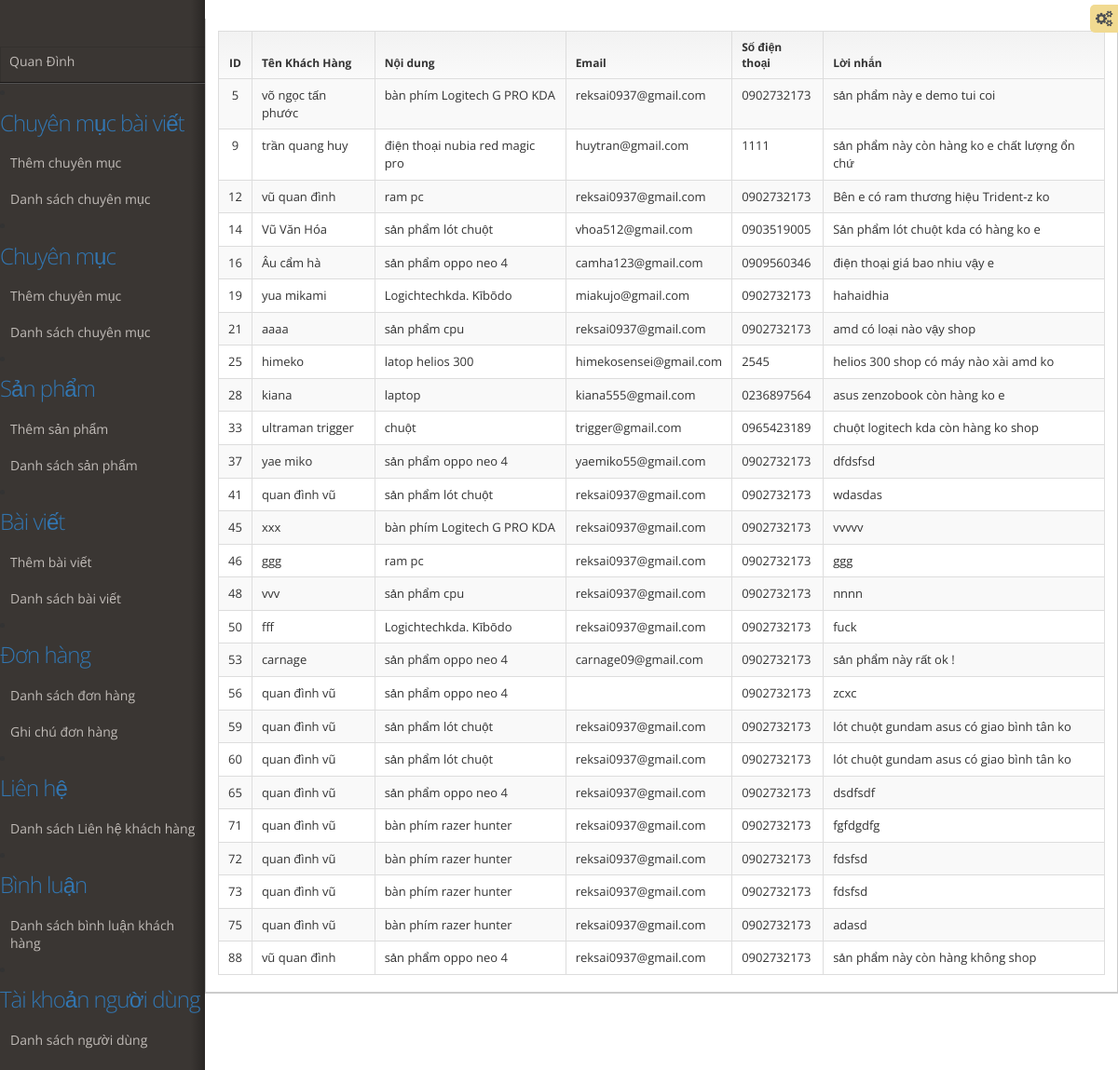
Page /admin/contact_list.php (signed in) on the committed database.
### tables this page shows
CREATE TABLE `contact` (
  `Contact_ID` int(10) UNSIGNED NOT NULL,
  `Contact_Name` varchar(50) NOT NULL,
  `Contact_Subject` varchar(50) NOT NULL,
  `Contact_Email` varchar(50) DEFAULT NULL,
  `Contact_Phone` varchar(50) NOT NULL,
  `Contact_Message` text DEFAULT NULL,
  `Contact_Create` datetime NOT NULL,
  `Contact_Update` datetime NOT NULL
);

### lib/db.php (called while the page is built, shortened)
<?php
class DB{
	private $__conn;
	function connect(){
		$host = 'localhost';
		$username = 'root';
		$password = '';
		$dbname = 'qlbh_electron';
		$this->__conn = mysqli_connect($host, $username, $password, $dbname);
		if ($this->__conn->connect_error) {
			die("Connection failed: " . $this->__conn->connect_error);
		}else{
			mysqli_query($this->__conn, "SET character_set_results = 'utf8', character_set_client = 'utf8', character_set_connection = 'utf8', character_set_database = 'utf8', character_set_server = 'utf8'");
		}
	}
	function select($table, $condition = '', $select = '*'){
        $where = '';
        $sql = "SELECT ".$select." FROM `".$table."` WHERE 1 ".$where;
        $result = mysqli_query($this->__conn, $sql);
        $data = array();
		while ($row = mysqli_fetch_assoc($result)) {
			$data[] = $row;
		}
		return $data;
	}
}
?>

### admin/contacts_c/contacts_c.php (called while the page is built, shortened)
<?php
class contact_controller extends atz{
	public function get_contact(){
		$contact = $this->select('contact');
		return $contact;
	}
}
?>

### admin/contact_list.php (the view, shortened to what this page needs)
<?php require_once('contacts_c/contacts_c.php');?>
<?php
	$contact_class = new contact_controller();
	$list_contacts= $contact_class->get_contact();
?>
<!DOCTYPE html>
<html lang="en-us">
	<head>
		<?php include('module/head.php')?>
	</head>
	<body class="">
		<?php include('module/nav.php')?>
		<div id="main" role="main">
			<div id="content">
				</div>
				<section id="widget-grid" class="">
					<div class="row">
						<article class="col-xs-12 col-sm-12 col-md-12 col-lg-12">
							<div class="jarviswidget jarviswidget-color-blueDark" id="wid-id-0" data-widget-editbutton="false">
								<div>
										<div class="table-responsive">
											<table class="table table-bordered table-striped table-hover">
												<thead>
													<tr>
														<th class="text-center">ID</th>
														<th>Tên Khách Hàng</th>
														<th>Nội dung</th>
														<th>Email</th>
														<th>Số điện thoại</th>
														<th>Lời nhắn</th>
													</tr>
												</thead>
												<tbody>
													<?php if (!empty($list_contacts)): ?>
														<?php foreach ($list_contacts as $v):?>
															<tr>
																<td class="text-center"><?=$v['Contact_ID']?></td>
																<td><?php echo $v['Contact_Name']?></td>
																	<td><?php echo $v['Contact_Subject']?></td>
																	<td><?php echo $v['Contact_Email']?></td>
																	<td><?php echo $v['Contact_Phone']?></td>
																	<td><?php echo $v['Contact_Message']?></td>
															</tr>
														<?php endforeach ?>
													<?php else:?>
														<tr>
															<td colspan="4" class="text-center">Chưa có dữ liệu</td>
														</tr>
													<?php endif ?>
												</tbody>
											</table>
										</div>
									</div>
								</div>
							</div>
					</div>
	</body>
</html>

### rows in the picture
contact: Contact_ID "5", Contact_Name "võ ngọc tấn phước", Contact_Subject "bàn phím Logitech G PRO KDA", Contact_Email "reksai0937@gmail.com", Contact_Phone "0902732173", Contact_Message "sản phẩm này e demo tui coi"
contact: Contact_ID "9", Contact_Name "trần quang huy", Contact_Subject "điện thoại nubia red magic pro", Contact_Email "huytran@gmail.com", Contact_Phone "1111", Contact_Message "sản phẩm này còn hàng ko e chất lượng ổn chứ"
contact: Contact_ID "12", Contact_Name "vũ quan đình", Contact_Subject "ram pc", Contact_Email "reksai0937@gmail.com", Contact_Phone "0902732173", Contact_Message "Bên e có ram thương hiệu Trident-z ko"
contact: Contact_ID "14", Contact_Name "Vũ Văn Hóa", Contact_Subject "sản phẩm lót chuột", Contact_Email "vhoa512@gmail.com", Contact_Phone "0903519005", Contact_Message "Sản phẩm lót chuột kda có hàng ko e"
contact: Contact_ID "16", Contact_Name "Âu cẩm hà", Contact_Subject "sản phẩm oppo neo 4", Contact_Email "camha123@gmail.com", Contact_Phone "0909560346", Contact_Message "điện thoại giá bao nhiu vậy e"
contact: Contact_ID "19", Contact_Name "yua mikami", Contact_Subject "Logichtechkda. Kībōdo", Contact_Email "miakujo@gmail.com", Contact_Phone "0902732173", Contact_Message "hahaidhia"
contact: Contact_ID "21", Contact_Name "aaaa", Contact_Subject "sản phẩm cpu", Contact_Email "reksai0937@gmail.com", Contact_Phone "0902732173", Contact_Message "amd có loại nào vậy shop"
contact: Contact_ID "25", Contact_Name "himeko", Contact_Subject "latop helios 300", Contact_Email "himekosensei@gmail.com", Contact_Phone "2545", Contact_Message "helios 300 shop có máy nào xài amd ko"
contact: Contact_ID "28", Contact_Name "kiana", Contact_Subject "laptop", Contact_Email "kiana555@gmail.com", Contact_Phone "0236897564", Contact_Message "asus zenzobook còn hàng ko e"
contact: Contact_ID "33", Contact_Name "ultraman trigger", Contact_Subject "chuột", Contact_Email "trigger@gmail.com", Contact_Phone "0965423189", Contact_Message "chuột logitech kda còn hàng ko shop"
contact: Contact_ID "37", Contact_Name "yae miko", Contact_Subject "sản phẩm oppo neo 4", Contact_Email "yaemiko55@gmail.com", Contact_Phone "0902732173", Contact_Message "dfdsfsd"
contact: Contact_ID "41", Contact_Name "quan đình vũ", Contact_Subject "sản phẩm lót chuột", Contact_Email "reksai0937@gmail.com", Contact_Phone "0902732173", Contact_Message "wdasdas"
contact: Contact_ID "45", Contact_Name "xxx", Contact_Subject "bàn phím Logitech G PRO KDA", Contact_Email "reksai0937@gmail.com", Contact_Phone "0902732173", Contact_Message "vvvvv"
contact: Contact_ID "46", Contact_Name "ggg", Contact_Subject "ram pc", Contact_Email "reksai0937@gmail.com", Contact_Phone "0902732173", Contact_Message "ggg"
contact: Contact_ID "48", Contact_Name "vvv", Contact_Subject "sản phẩm cpu", Contact_Email "reksai0937@gmail.com", Contact_Phone "0902732173", Contact_Message "nnnn"
contact: Contact_ID "50", Contact_Name "fff", Contact_Subject "Logichtechkda. Kībōdo", Contact_Email "reksai0937@gmail.com", Contact_Phone "0902732173", Contact_Message "fuck"
contact: Contact_ID "53", Contact_Name "carnage", Contact_Subject "sản phẩm oppo neo 4", Contact_Email "carnage09@gmail.com", Contact_Phone "0902732173", Contact_Message "sản phẩm này rất ok !"
contact: Contact_ID "56", Contact_Name "quan đình vũ", Contact_Subject "sản phẩm oppo neo 4", Contact_Phone "0902732173", Contact_Message "zcxc"
contact: Contact_ID "59", Contact_Name "quan đình vũ", Contact_Subject "sản phẩm lót chuột", Contact_Email "reksai0937@gmail.com", Contact_Phone "0902732173", Contact_Message "lót chuột gundam asus có giao bình tân ko"
contact: Contact_ID "60", Contact_Name "quan đình vũ", Contact_Subject "sản phẩm lót chuột", Contact_Email "reksai0937@gmail.com", Contact_Phone "0902732173", Contact_Message "lót chuột gundam asus có giao bình tân ko"
contact: Contact_ID "65", Contact_Name "quan đình vũ", Contact_Subject "sản phẩm oppo neo 4", Contact_Email "reksai0937@gmail.com", Contact_Phone "0902732173", Contact_Message "dsdfsdf"
contact: Contact_ID "71", Contact_Name "quan đình vũ", Contact_Subject "bàn phím razer hunter", Contact_Email "reksai0937@gmail.com", Contact_Phone "0902732173", Contact_Message "fgfdgdfg"
contact: Contact_ID "72", Contact_Name "quan đình vũ", Contact_Subject "bàn phím razer hunter", Contact_Email "reksai0937@gmail.com", Contact_Phone "0902732173", Contact_Message "fdsfsd"
contact: Contact_ID "73", Contact_Name "quan đình vũ", Contact_Subject "bàn phím razer hunter", Contact_Email "reksai0937@gmail.com", Contact_Phone "0902732173", Contact_Message "fdsfsd"
contact: Contact_ID "75", Contact_Name "quan đình vũ", Contact_Subject "bàn phím razer hunter", Contact_Email "reksai0937@gmail.com", Contact_Phone "0902732173", Contact_Message "adasd"
contact: Contact_ID "88", Contact_Name "vũ quan đình", Contact_Subject "sản phẩm oppo neo 4", Contact_Email "reksai0937@gmail.com", Contact_Phone "0902732173", Contact_Message "sản phẩm này còn hàng không shop"
